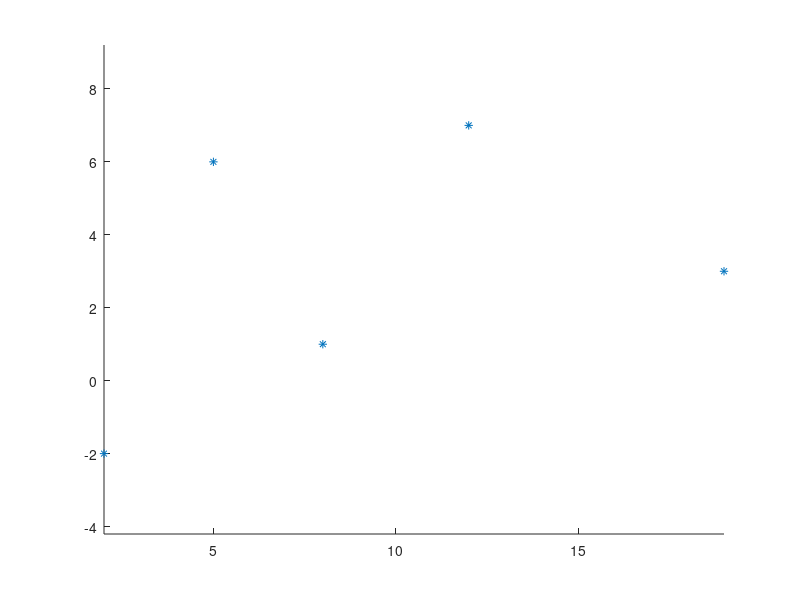

Recreate this plot in MATLAB. (Note: this script raises an error after producing the figure.)
%boiler plate
clear
hold on; axis equal;
%pontok felvétele
px = [ 2, 5, 8, 12, 19];
py = [-2, 6, 1,  7, 3 ];
%pontok ábrázolása
plot(px, py, '*')
%paraméterek és konstansok
syms t
t0 = 0; t1 = 1; l = (3/4)
syms a0 a1 a2 a3
syms b0 b1 b2 b3
%vektorok kiszámítása
vx = [l*(px(2)-px(1))]; vy = [l*(py(2)-py(1))];
for i=2:length(px)-1
    vx = [vx, l*(px(i+1)-px(i-1))];
    vy = [vy, l*(py(i+1)-py(i-1))];
end
vx = [vx, l*(px(5)-px(4))];
vy = [vy, l*(py(5)-py(4))];
%vektorok felrajzolása
quiver(px,py,vx,vy)

%egyenletek a hermite-ívhez
x(t) = a3*t^3 + a2*t^2 + a1*t + a0;
y(t) = b3*t^3 + b2*t^2 + b1*t + b0;
%érintővektor kiszámítása
xd(t)= diff(x,t);
yd(t)= diff(y,t);
%egyenletrendszerek
erx =   [x(t0) == px(1),...
         x(t1) == px(2),...
         xd(t0) == vx(1),...
         xd(t1) == vx(2)];
ery =   [y(t0) == py(1),...
         y(t1) == py(2),...
         yd(t0) == vy(1),...
         yd(t1) == vy(2)];
emx = solve(erx, [a0 a1 a2 a3])
emy = solve(ery, [b0 b1 b2 b3])
cx(t) = subs(x, [a0 a1 a2 a3], [emx.a0 emx.a1 emx.a2 emx.a3])
cy(t) = subs(y, [b0 b1 b2 b3], [emy.b0 emy.b1 emy.b2 emy.b3])
%ív ábrázolása
fplot(cx, cy, [t0 t1])

%2. hermite ív csatolása

erx =   [x(t0) == px(2),...
         x(t1) == px(3),...
         xd(t0) == vx(2),...
         xd(t1) == vx(3)]
ery =   [y(t0) == py(2),...
         y(t1) == py(3),...
         yd(t0) == vy(2),...
         yd(t1) == vy(3)]
emx = solve(erx, [a0 a1 a2 a3])
emy = solve(ery, [b0 b1 b2 b3])
cx(t) = subs(x, [a0 a1 a2 a3], [emx.a0 emx.a1 emx.a2 emx.a3])
cy(t) = subs(y, [b0 b1 b2 b3], [emy.b0 emy.b1 emy.b2 emy.b3])
fplot(cx, cy, [t0 t1])

%3. hermite ív

erx =   [x(t0) == px(3),...
         x(t1) == px(4),...
         xd(t0) == vx(3),...
         xd(t1) == vx(4)]
ery =   [y(t0) == py(3),...
         y(t1) == py(4),...
         yd(t0) == vy(3),...
         yd(t1) == vy(4)]
emx = solve(erx, [a0 a1 a2 a3])
emy = solve(ery, [b0 b1 b2 b3])
cx(t) = subs(x, [a0 a1 a2 a3], [emx.a0 emx.a1 emx.a2 emx.a3])
cy(t) = subs(y, [b0 b1 b2 b3], [emy.b0 emy.b1 emy.b2 emy.b3])
fplot(cx, cy, [t0 t1])

%4. hermite ív

erx =   [x(t0) == px(4),...
         x(t1) == px(5),...
         xd(t0) == vx(4),...
         xd(t1) == vx(5)]
ery =   [y(t0) == py(4),...
         y(t1) == py(5),...
         yd(t0) == vy(4),...
         yd(t1) == vy(5)]
emx = solve(erx, [a0 a1 a2 a3])
emy = solve(ery, [b0 b1 b2 b3])
cx(t) = subs(x, [a0 a1 a2 a3], [emx.a0 emx.a1 emx.a2 emx.a3])
cy(t) = subs(y, [b0 b1 b2 b3], [emy.b0 emy.b1 emy.b2 emy.b3])
fplot(cx, cy, [t0 t1])


hold off;